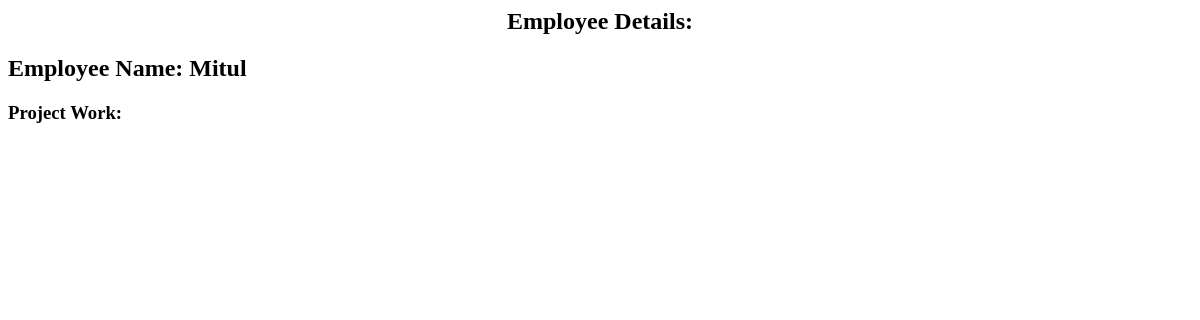
Page /home/1/ on the earlier database version.
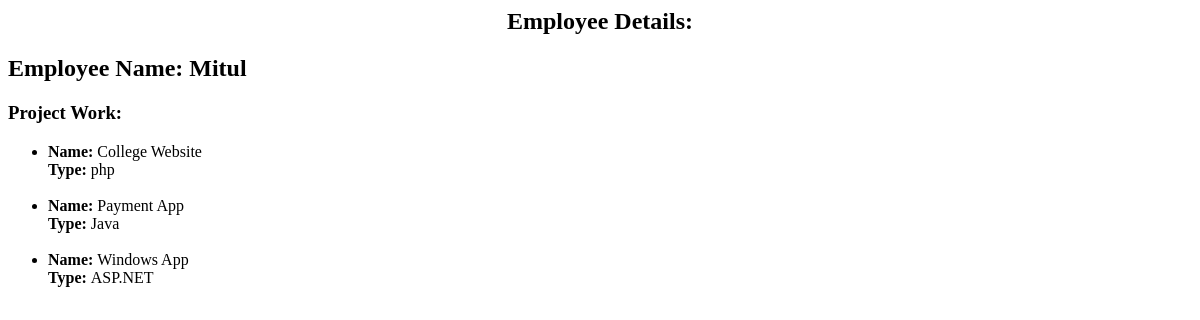
Same page on the later database version.
### home/models.py (models this page shows, shortened)
class Employee  (models.Model):
    Name =  models.CharField(max_length=250)
    Department = models.CharField(max_length=250)
    Contact = models.CharField(max_length=100)

class Project(models.Model):
    employee = models.ForeignKey(Employee, on_delete=models.CASCADE)
    type = models.CharField(max_length=100)
    projectName = models.CharField(max_length=250)

### home/views.py (the view)
# urls.py: url(r'^(?P<employee_id>[0-9]+)/$', views.detail, name='detail'),
def detail(request, employee_id):
    try:
        employee = Employee.objects.get(pk=employee_id)
    except Employee.DoesNotExist:
        raise Http404("Employee Details does not exist.")
    return render(request, 'home/details.html', { 'employee' : employee})

### home/templates/home/details.html
<h2 style="text-align: center;">Employee Details:</h2>
<h2>Employee Name: <strong>{{ employee.Name }}</strong> </h2>
<h3>Project Work:</h3>
<ul>
    {% for project in employee.project_set.all %}
        <li><strong>Name: </strong>{{ project.projectName }}<br>
            <strong>Type: </strong>{{ project.type }}<br><br>
        </li>
    {% endfor %}
</ul>

Differences in the rows shown:
added Project: projectName "College Website", type "php"
added Project: projectName "Payment App", type "Java"
added Project: projectName "Windows App", type "ASP.NET"
